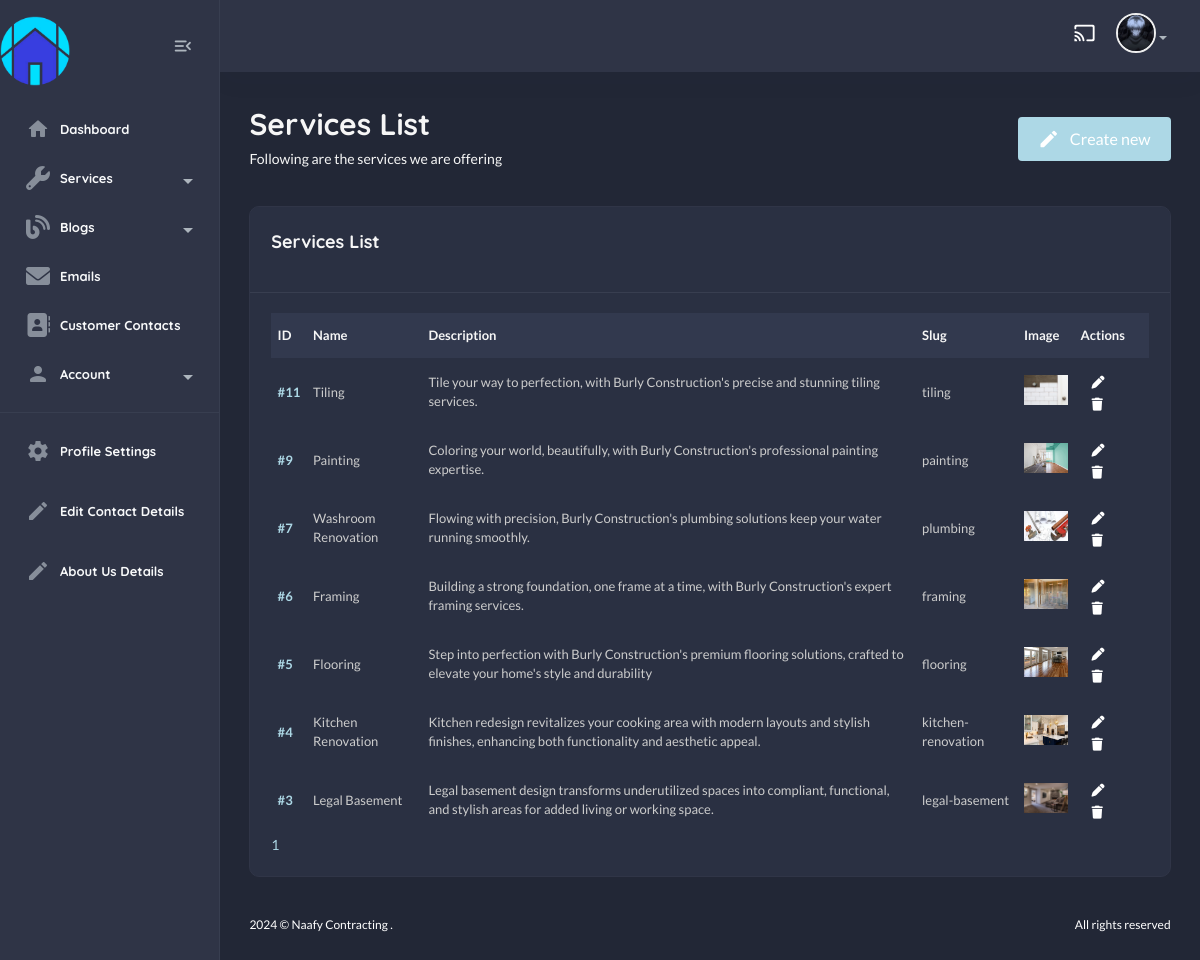
The page /useradmin/services/ (signed in) on the database as committed earlier.
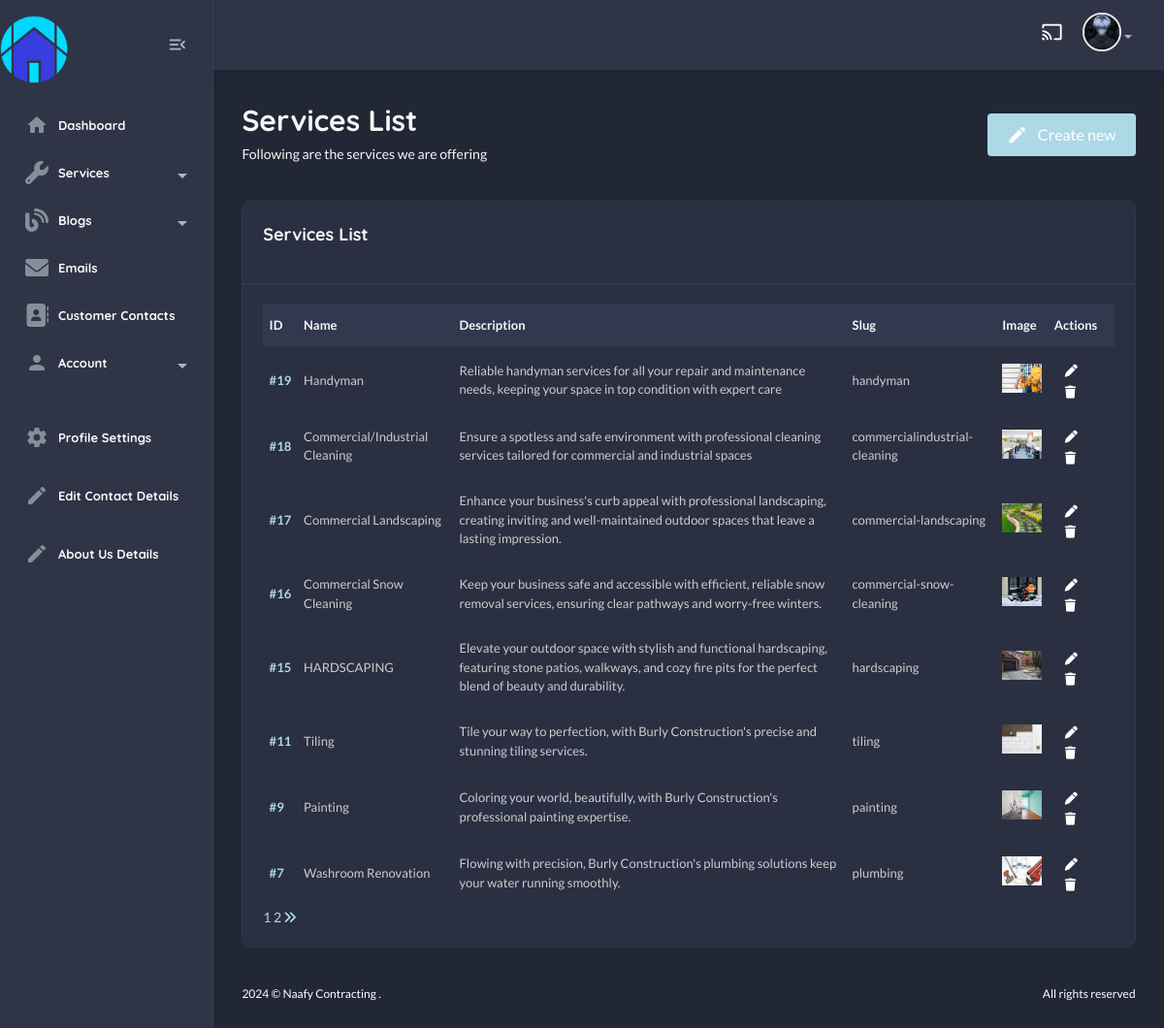
The same page on the database as committed later.
### services/models.py (models this page shows, shortened)
class Service(models.Model):
    name = models.CharField(max_length=100)
    description = models.TextField()
    slug = models.SlugField(unique=True, blank=True)
    image = models.ImageField(upload_to="services/", default="service.jpg")
    class Meta:
        verbose_name_plural = "Services"

### useradmin/views.py (the view)
# urls.py: path("services/", views.service_view, name="service-list"),
@login_required
def service_view(request):
    services = Service.objects.all().order_by("-id")
    paginator = Paginator(services, 8)
    page_number = request.GET.get("page")
    page_obj = paginator.get_page(page_number)
    context = {
        "services" : page_obj,
    }
    return render(request, "useradmin/service-list.html", context)

### home/context_processors.py (called while the page is built)
def default(request):
    contact_details = ContactDetails.objects.first()
    return {
        "contact_details" : contact_details,
    }

### templates/useradmin/service-list.html (shortened to what the changed rows need)
{% extends "useradmin/base.html" %}
    {% load static %}
        {% block content %}
            <section class="content-main">
                <div class="content-header">
                    <div>
                        <h2 class="content-title card-title">Services List</h2>
                    </div>
                </div>
                <div class="card mb-4">
                    <div class="card-body">
                        <div class="table-responsive">
                            <div class="table-responsive">
                                <table class="table align-middle table-nowrap mb-0">
                                    <thead class="table-light">
                                        <tr>
                                            <th class="align-middle" scope="col">ID</th>
                                            <th class="align-middle" scope="col">Name</th>
                                            <th class="align-middle" scope="col">Description</th>
                                            <th class="align-middle" scope="col">Slug</th>
                                            <th class="align-middle" scope="col">Image</th>
                                            <th class="align-middle" scope="col">Actions</th>
                                        </tr>
                                    </thead>
                                    <tbody>
                                        {% for s in services %}
                                            <tr>
                                                <td><a href="{% url "useradmin:service-detail" s.slug %}" class="fw-bold">#{{s.id}}</a></td>
                                                <td>{{s.name}}</td>
                                                <td>{{s.description}}</td>
                                                <td>{{s.slug}}</td>
                                                <td><img src="{{s.image.url}}" style="width:50px; height:30px" alt=""></td>
                                                <td>
                                                    <a href="{% url 'useradmin:edit-service' s.slug %}" class="btn btn-sm d-inline"><i class="fas fa-pen"></i></a>
                                                    <a href="{% url 'useradmin:delete-service' s.slug %}" class="btn btn-sm d-inline"><i class="fas fa-trash"></i></a>
                                                </td>
                                            </tr>
                                        {% endfor %}
                                    </tbody>
                                </table>
                            </div>
                        </div>
                        {% if services %}
                            <div class="row">
                                <div class="col-lg-12">
                                    <div class="blog__pagination">
                                        {% for num in services.paginator.page_range %}
                                            {% if services.number == num %}
                                                <a href="?page={{ num }}" class="active">{{ num }}</a>
                                            {% else %}
                                                <a href="?page={{ num }}">{{ num }}</a>
                                            {% endif %}
                                        {% endfor %}
                                        {% if services.has_next %}
                                            <a href="?page={{ services.next_page_number }}"><i class="fa fa-angle-double-right"></i></a>
                                        {% endif %}
                                    </div>
                                </div>
                            </div>
                        {% endif %}
                    </div>
                </div>
            </section>
{% endblock content %}

### templates/useradmin/base.html (shortened to what the changed rows need)
{% load static %}
<!DOCTYPE html>
<html lang="en">
    <head>
        <link href="{% static 'assets1/css/main.css' %}" rel="stylesheet" type="text/css" />
        <link rel="stylesheet" href="https://use.fontawesome.com/releases/v5.15.4/css/all.css">
        <link rel="stylesheet" href="{% static 'css/custom.css' %}" type="text/css">
        <link rel="stylesheet" href="https://cdnjs.cloudflare.com/ajax/libs/font-awesome/6.0.0/css/all.min.css">
    </head>
    <body class="dark">
        <aside class="navbar-aside" id="offcanvas_aside">
            <div class="d-flex justify-content-center align-items-center">
                <a href="{% url 'home:home' %}" target="_blank" class="brand-wrap">
                    <img src="{% static 'img/logo.png' %}" class="logo mr-100 mt-3" width="70px" alt="Naafy Dashboard" />
                </a>
            </div>
                    <li class="menu-item {% url 'useradmin:dashboard' as dashboard_url %} {% if request.path == dashboard_url %}active{% endif %}">
                    </li>
                    <li class="menu-item {% url 'useradmin:email-list' as email_list_url %} {% if request.path == email_list_url %}active{% endif %}">
                    </li>
                    <li class="menu-item {% url 'useradmin:contact-list' as contact_list_url %} {% if request.path == contact_list_url %}active{% endif %}">
                    </li>
        </aside>
        <main class="main-wrap">
            {% block content %}
            {% endblock content %}
        </main>
    </body>
</html>

Rows that differ between the two databases and show on the page:
no longer on this page (row unchanged): Service: id "6", name "Framing", description "Building a strong foundation, one frame at a time, with Burly Construction's expert framing services.", slug "framing", image (picture)
no longer on this page (row unchanged): Service: id "5", name "Flooring", description "Step into perfection with Burly Construction's premium flooring solutions, crafted to elevate your home's style and durability", slug "flooring", image (picture)
no longer on this page (row unchanged): Service: id "4", name "Kitchen Renovation", description "Kitchen redesign revitalizes your cooking area with modern layouts and stylish finishes, enhancing both functionality and aesthetic appeal.", slug "kitchen-renovation", image (picture)
no longer on this page (row unchanged): Service: id "3", name "Legal Basement", description "Legal basement design transforms underutilized spaces into compliant, functional, and stylish areas for added living or working space.", slug "legal-basement", image (picture)
added Service: id "19", name "Handyman", description "Reliable handyman services for all your repair and maintenance needs, keeping your space in top condition with expert care", slug "handyman", image (picture)
added Service: id "18", name "Commercial/Industrial Cleaning", description "Ensure a spotless and safe environment with professional cleaning services tailored for commercial and industrial spaces", slug "commercialindustrial-cleaning", image (picture)
added Service: id "17", name "Commercial Landscaping", description "Enhance your business's curb appeal with professional landscaping, creating inviting and well-maintained outdoor spaces that leave a lasting impression.", slug "commercial-landscaping", image (picture)
added Service: id "16", name "Commercial Snow Cleaning", description "Keep your business safe and accessible with efficient, reliable snow removal services, ensuring clear pathways and worry-free winters.", slug "commercial-snow-cleaning", image (picture)
added Service: id "15", name "HARDSCAPING", description "Elevate your outdoor space with stylish and functional hardscaping, featuring stone patios, walkways, and cozy fire pits for the perfect blend of beauty and durability.", slug "hardscaping", image (picture)
Other text that changed with them:
new list line: "2"
